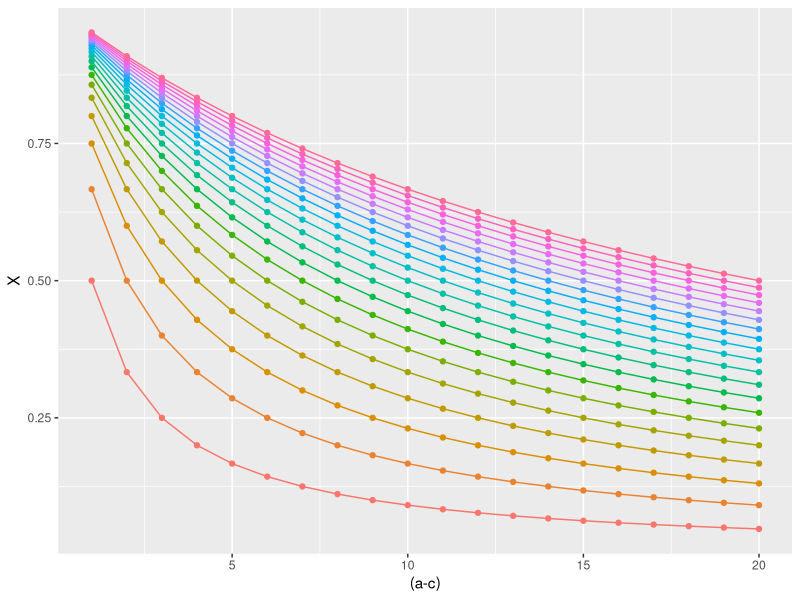

This chart was generated by the following R code:

library(ggplot2)
library(reshape2)
# plotting x,y in terms of vars in game theory matrix

#m = (d-b), n = (a-c)

m = seq(from = 1, to = 20, by = 1)
n = seq(from = 1, to = 20, by = 1)

x = data.frame(matrix(nrow = 20, ncol = 20))

for (i in m){
  #browser()
  num = m[i]
  col = c()
  for (j in n){
    val = num/(n[j] + num)
    col = c(col,val)
  }
  x[,i] = col
}

colnames(x) = m
rownames(x) = n

x[,21] = m
colnames(x) = c(m,"X")

melted  = melt(x,id.vars = "X")

g = ggplot(melted, aes(x=X, y = value, col= variable)) +
  geom_line(show.legend = FALSE)+
  geom_point(show.legend = FALSE)+
  ylab("X")+
  xlab("(a-c)")+
  labs(colour = "(d-b)")
  
  
  
